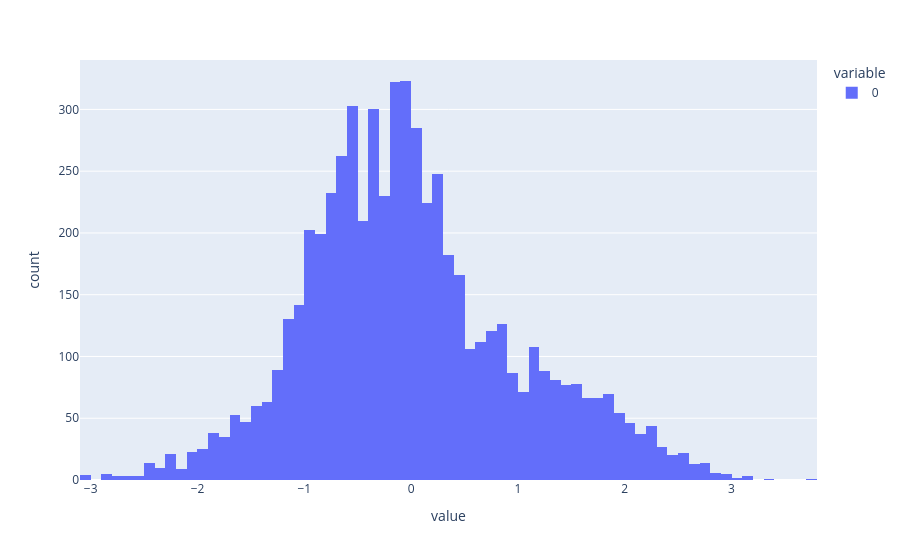

Write notebook code for a chart like this one.
### Code cell
px.histogram(data_frame=y_scaled)

### Figure 1 — Plotly figure (JSON) as saved in the notebook; plotly's stock layout.template omitted (floating-point values rounded to 4 significant figures; data arrays with more than 128 entries replaced by an {"elided": "..."} marker saying what was removed)
{"data": [{"alignmentgroup": "True", "bingroup": "x", "hovertemplate": "variable=0<br>value=%{x}<br>count=%{y}<extra></extra>", "legendgroup": "0", "marker": {"color": "#636efa", "pattern": {"shape": ""}}, "name": "0", "offsetgroup": "0", "orientation": "v", "showlegend": true, "type": "histogram", "x": {"elided": "6017 float values"}, "xaxis": "x", "yaxis": "y"}], "layout": {"autosize": true, "barmode": "relative", "legend": {"title": {"text": "variable"}, "tracegroupgap": 0}, "margin": {"t": 60}, "xaxis": {"anchor": "y", "autorange": true, "domain": [0, 1], "range": [-3.1, 3.8], "title": {"text": "value"}, "type": "linear"}, "yaxis": {"anchor": "x", "autorange": true, "domain": [0, 1], "range": [0, 340], "title": {"text": "count"}}}}
